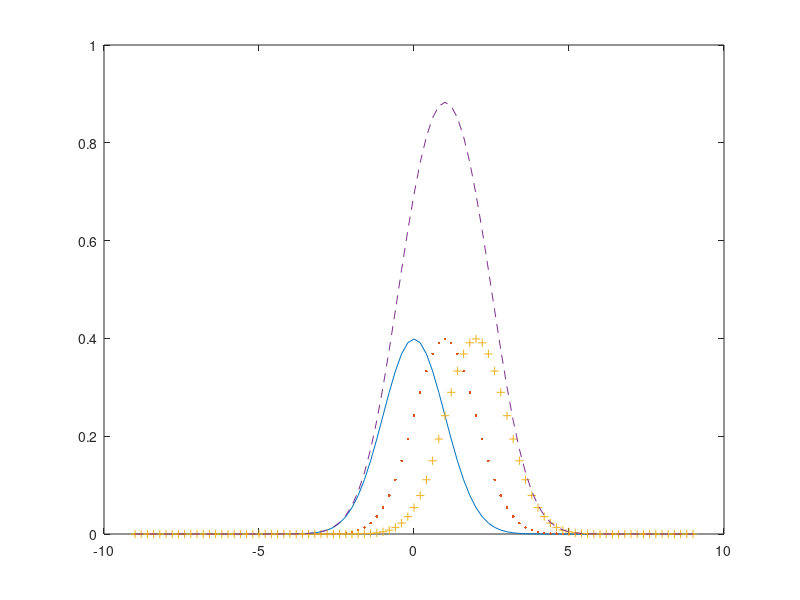

Recreate this plot in MATLAB.
clc;
clear;
X=-9:0.2:9;
MU=0;
SIGMA=sqrt(1);
f1 = normpdf(X,MU,SIGMA);
MU=1;
SIGMA=sqrt(1);
f2 = normpdf(X,MU,SIGMA);
MU=2;
SIGMA=sqrt(1);
f3 = normpdf(X,MU,SIGMA);
a = 1/3;
f4 = f1 + f2 + f3;
plot(X,f1,X,f2,'.',X,f3,'+',X,f4,'--');